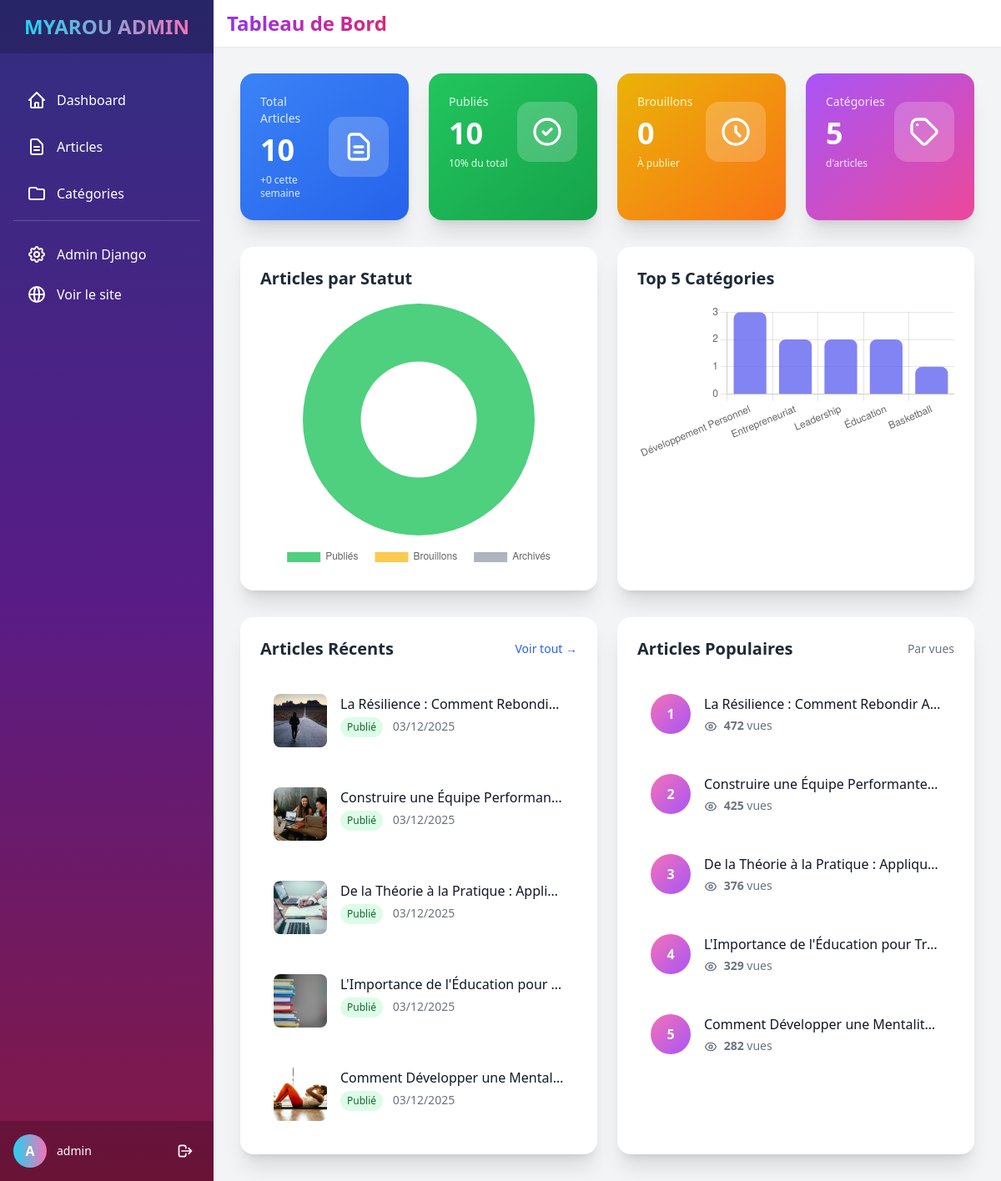
Page /dashboard/ (signed in) on the earlier database version.
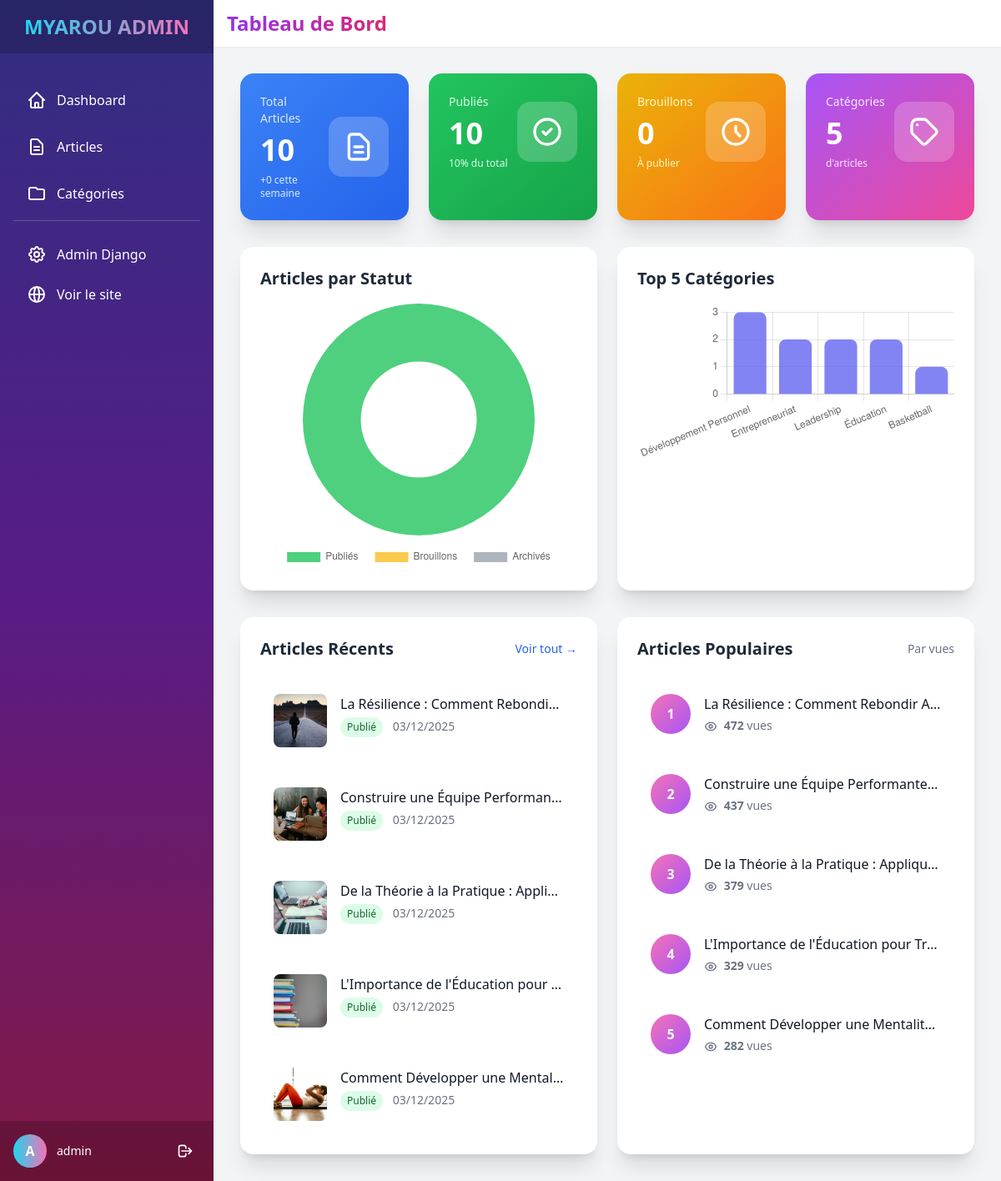
Same page on the later database version.
### blog/models.py (models this page shows, shortened)
class Article(models.Model):
    STATUS_CHOICES = [
        ('draft', 'Brouillon'),
        ('published', 'Publié'),
        ('archived', 'Archivé'),
    ]
    title = models.CharField(
        max_length=255,
        verbose_name="Titre",
        help_text="Titre de l'article."
    )
    slug = models.SlugField(
        max_length=255,
        unique=True,
        blank=True,
        help_text="Slug généré automatiquement."
    )
    content = RichTextUploadingField(
        config_name='awesome_ckeditor',
        verbose_name="Contenu",
        help_text="Contenu principal de l'article avec éditeur HTML riche."
    )
    excerpt = models.TextField(
        blank=True,
        max_length=500,
        verbose_name="Extrait",
        help_text="Court extrait de l'article pour les listes (optionnel)."
    )
    image = models.ImageField(
        upload_to='articles/',
        blank=True,
        null=True,
        help_text="Image principale (optionnel)."
    )
    author = models.CharField(
        max_length=100,
        blank=True,
        verbose_name="Auteur",
        help_text="Nom de l'auteur"
    )
    category = models.ForeignKey(
        Category,
        on_delete=models.SET_NULL,
        null=True,
        blank=True,
        related_name="articles",
        verbose_name="Catégorie",
        help_text="Catégorie de l'article."
    )
    tags = models.CharField(
        max_length=200,
        blank=True,
        help_text="Tags séparés par des virgules."
    )
    status = models.CharField(
        max_length=10,
        choices=STATUS_CHOICES,
        default='draft',
        verbose_name="Statut",
        help_text="Statut de publication."
    )
    views = models.PositiveIntegerField(
        default=0,
        verbose_name="Vues",
        help_text="Nombre de vues de l'article."
    )
    created_at = models.DateTimeField(
        auto_now_add=True,
        verbose_name="Date de création"
    )
    updated_at = models.DateTimeField(
        auto_now=True,
        verbose_name="Date de modification"
    )
    published_at = models.DateTimeField(
        blank=True,
        null=True,
        verbose_name="Date de publication"
    )
    meta_description = models.CharField(
        max_length=160,
        blank=True,
        verbose_name="Meta description",
        help_text="Description SEO (max 160 caractères)."
    )
    meta_keywords = models.CharField(
        max_length=255,
        blank=True,
        verbose_name="Mots-clés SEO",
        help_text="Mots-clés SEO séparés par des virgules."
    )
    class Meta:
        ordering = ['-published_at', '-created_at']
        verbose_name = "Article"
        verbose_name_plural = "Articles"
        indexes = [
            models.Index(fields=['-published_at']),
            models.Index(fields=['status']),
        ]

### dashboard/views.py (the view)
# urls.py: path('', views.index, name='index'),
@login_required(login_url='dashboard:login')
@user_passes_test(is_staff, login_url='dashboard:login')
def index(request):
    total_articles = Article.objects.count()
    published_articles = Article.objects.filter(status='published').count()
    draft_articles = Article.objects.filter(status='draft').count()
    total_categories = Category.objects.count()
    recent_articles = Article.objects.all()[:5]
    popular_articles = Article.objects.filter(status='published').order_by('-views')[:5]
    categories_stats = Category.objects.annotate(
        article_count=Count('articles')
    ).order_by('-article_count')[:5]
    week_ago = timezone.now() - timedelta(days=7)
    recent_count = Article.objects.filter(created_at__gte=week_ago).count()
    context = {
        'total_articles': total_articles,
        'published_articles': published_articles,
        'draft_articles': draft_articles,
        'total_categories': total_categories,
        'recent_articles': recent_articles,
        'popular_articles': popular_articles,
        'categories_stats': categories_stats,
        'recent_count': recent_count,
    }
    return render(request, 'dashboard/index.html', context)

### dashboard/views.py (called while the page is built)
def is_staff(user):
    return user.is_staff

### dashboard/templates/dashboard/index.html (shortened to what this page needs)
{% extends 'dashboard/base.html' %}
{% block page_title %}
    <span class="text-transparent bg-clip-text bg-gradient-to-r from-purple-600 to-pink-600">
    </span>
{% endblock %}
{% block content %}
<div class="grid grid-cols-1 md:grid-cols-2 lg:grid-cols-4 gap-6 mb-8">
    <div class="bg-gradient-to-br from-blue-500 to-blue-600 rounded-2xl shadow-xl p-6 text-white transform hover:scale-105 transition-all duration-200 cursor-pointer">
        <div class="flex items-center justify-between">
            <div>
                <p class="text-blue-100 text-sm font-medium">Total Articles</p>
                <h3 class="text-4xl font-bold mt-2">{{ total_articles }}</h3>
                <p class="text-blue-100 text-xs mt-2">+{{ recent_count }} cette semaine</p>
            </div>
            <div class="bg-white bg-opacity-20 rounded-2xl p-4">
                <svg class="w-10 h-10" fill="none" stroke="currentColor" viewBox="0 0 24 24">
                    <path stroke-linecap="round" stroke-linejoin="round" stroke-width="2" d="M9 12h6m-6 4h6m2 5H7a2 2 0 01-2-2V5a2 2 0 012-2h5.586a1 1 0 01.707.293l5.414 5.414a1 1 0 01.293.707V19a2 2 0 01-2 2z"></path>
                </svg>
            </div>
        </div>
    </div>
    <div class="bg-gradient-to-br from-green-500 to-green-600 rounded-2xl shadow-xl p-6 text-white transform hover:scale-105 transition-all duration-200 cursor-pointer">
        <div class="flex items-center justify-between">
            <div>
                <p class="text-green-100 text-sm font-medium">Publiés</p>
                <h3 class="text-4xl font-bold mt-2">{{ published_articles }}</h3>
                <p class="text-green-100 text-xs mt-2">{{ published_articles|floatformat:0 }}% du total</p>
            </div>
            <div class="bg-white bg-opacity-20 rounded-2xl p-4">
                <svg class="w-10 h-10" fill="none" stroke="currentColor" viewBox="0 0 24 24">
                    <path stroke-linecap="round" stroke-linejoin="round" stroke-width="2" d="M9 12l2 2 4-4m6 2a9 9 0 11-18 0 9 9 0 0118 0z"></path>
                </svg>
            </div>
        </div>
    </div>
    <div class="bg-gradient-to-br from-yellow-500 to-orange-500 rounded-2xl shadow-xl p-6 text-white transform hover:scale-105 transition-all duration-200 cursor-pointer">
        <div class="flex items-center justify-between">
            <div>
                <p class="text-yellow-100 text-sm font-medium">Brouillons</p>
                <h3 class="text-4xl font-bold mt-2">{{ draft_articles }}</h3>
                <p class="text-yellow-100 text-xs mt-2">À publier</p>
            </div>
            <div class="bg-white bg-opacity-20 rounded-2xl p-4">
                <svg class="w-10 h-10" fill="none" stroke="currentColor" viewBox="0 0 24 24">
                    <path stroke-linecap="round" stroke-linejoin="round" stroke-width="2" d="M12 8v4l3 3m6-3a9 9 0 11-18 0 9 9 0 0118 0z"></path>
                </svg>
            </div>
        </div>
    </div>
    <div class="bg-gradient-to-br from-purple-500 to-pink-500 rounded-2xl shadow-xl p-6 text-white transform hover:scale-105 transition-all duration-200 cursor-pointer">
        <div class="flex items-center justify-between">
            <div>
                <p class="text-purple-100 text-sm font-medium">Catégories</p>
                <h3 class="text-4xl font-bold mt-2">{{ total_categories }}</h3>
                <p class="text-purple-100 text-xs mt-2">d'articles</p>
            </div>
            <div class="bg-white bg-opacity-20 rounded-2xl p-4">
                <svg class="w-10 h-10" fill="none" stroke="currentColor" viewBox="0 0 24 24">
                    <path stroke-linecap="round" stroke-linejoin="round" stroke-width="2" d="M7 7h.01M7 3h5c.512 0 1.024.195 1.414.586l7 7a2 2 0 010 2.828l-7 7a2 2 0 01-2.828 0l-7-7A1.994 1.994 0 013 12V7a4 4 0 014-4z"></path>
                </svg>
            </div>
        </div>
    </div>
</div>
<div class="grid grid-cols-1 lg:grid-cols-2 gap-6 mb-8">
    <div class="bg-white rounded-2xl shadow-xl p-6">
        <h3 class="text-xl font-bold text-gray-800 mb-4">Articles par Statut</h3>
        <canvas id="statusChart" class="max-h-80"></canvas>
    </div>
    <div class="bg-white rounded-2xl shadow-xl p-6">
        <h3 class="text-xl font-bold text-gray-800 mb-4">Top 5 Catégories</h3>
        <canvas id="categoryChart" class="max-h-80"></canvas>
    </div>
</div>
<div class="grid grid-cols-1 lg:grid-cols-2 gap-6">
    <div class="bg-white rounded-2xl shadow-xl p-6">
        <div class="flex items-center justify-between mb-6">
            <h3 class="text-xl font-bold text-gray-800">Articles Récents</h3>
            <a href="{% url 'dashboard:article_list' %}" class="text-blue-600 hover:text-blue-700 text-sm font-medium">
                Voir tout →
            </a>
        </div>
        <div class="space-y-4">
            {% for article in recent_articles %}
            <div class="flex items-start space-x-4 p-4 rounded-xl hover:bg-gray-50 transition-colors">
                {% if article.image %}
                <img src="{{ article.image.url }}" alt="{{ article.title }}" class="w-16 h-16 rounded-lg object-cover flex-shrink-0">
                {% else %}
                <div class="w-16 h-16 rounded-lg bg-gradient-to-br from-blue-400 to-purple-500 flex-shrink-0"></div>
                {% endif %}
                <div class="flex-1 min-w-0">
                    <a href="{% url 'dashboard:article_detail' article.pk %}" class="font-medium text-gray-900 hover:text-blue-600 block truncate">
                        {{ article.title }}
                    </a>
                    <p class="text-sm text-gray-500 mt-1">
                        <span class="inline-flex items-center px-2 py-1 rounded-full text-xs font-medium
                            {% if article.status == 'published' %}bg-green-100 text-green-800
                            {% elif article.status == 'draft' %}bg-yellow-100 text-yellow-800
                            {% else %}bg-gray-100 text-gray-800{% endif %}">
                            {{ article.get_status_display }}
                        </span>
                        <span class="ml-2">{{ article.created_at|date:"d/m/Y" }}</span>
                    </p>
                </div>
            </div>
            {% empty %}
            <p class="text-gray-500 text-center py-8">Aucun article pour le moment</p>
            {% endfor %}
        </div>
    </div>
    <div class="bg-white rounded-2xl shadow-xl p-6">
        <div class="flex items-center justify-between mb-6">
            <h3 class="text-xl font-bold text-gray-800">Articles Populaires</h3>
            <span class="text-sm text-gray-500">Par vues</span>
        </div>
        <div class="space-y-4">
            {% for article in popular_articles %}
            <div class="flex items-start space-x-4 p-4 rounded-xl hover:bg-gray-50 transition-colors">
                <div class="flex-shrink-0 w-12 h-12 rounded-full bg-gradient-to-br from-pink-400 to-purple-500 flex items-center justify-center text-white font-bold">
                    {{ forloop.counter }}
                </div>
                <div class="flex-1 min-w-0">
                    <a href="{% url 'dashboard:article_detail' article.pk %}" class="font-medium text-gray-900 hover:text-blue-600 block truncate">
                        {{ article.title }}
                    </a>
                    <p class="text-sm text-gray-500 mt-1">
                        <span class="ml-1 font-semibold">{{ article.views }}</span> vues
                    </p>
                </div>
            </div>
            {% empty %}
            <p class="text-gray-500 text-center py-8">Aucun article publié</p>
            {% endfor %}
        </div>
    </div>
</div>
{% endblock %}

### dashboard/templates/dashboard/base.html (shortened to what this page needs)
<!DOCTYPE html>
<html lang="fr" class="h-full bg-gray-100">
<head>
    <script src="https://cdn.tailwindcss.com"></script>
</head>
<body class="h-full" x-data="{ sidebarOpen: false, darkMode: false }" :class="{ 'dark': darkMode }">
    {% if user.is_authenticated %}
    <div x-show="sidebarOpen || window.innerWidth >= 1024"
         x-cloak
         class="fixed inset-y-0 left-0 z-50 w-64 bg-gradient-to-b from-indigo-900 via-purple-900 to-pink-900 transform transition-transform duration-300 ease-in-out lg:translate-x-0"
         :class="{ '-translate-x-full': !sidebarOpen }"
         @click.away="sidebarOpen = false">
        <div class="flex items-center justify-center h-16 px-4 bg-black bg-opacity-20">
            <h1 class="text-2xl font-bold text-white">
                <span class="text-transparent bg-clip-text bg-gradient-to-r from-cyan-400 to-pink-400">
                </span>
            </h1>
        </div>
        <nav class="mt-8 px-4 space-y-2">
            <a href="{% url 'dashboard:index' %}"
               class="flex items-center px-4 py-3 text-white rounded-lg hover:bg-white hover:bg-opacity-10 transition-all duration-200 group">
                <span class="font-medium">Dashboard</span>
            </a>
            <a href="{% url 'dashboard:article_list' %}"
               class="flex items-center px-4 py-3 text-white rounded-lg hover:bg-white hover:bg-opacity-10 transition-all duration-200 group">
                <span class="font-medium">Articles</span>
            </a>
            <a href="{% url 'dashboard:category_list' %}"
               class="flex items-center px-4 py-3 text-white rounded-lg hover:bg-white hover:bg-opacity-10 transition-all duration-200 group">
                <svg class="w-6 h-6 mr-3 group-hover:scale-110 transition-transform" fill="none" stroke="currentColor" viewBox="0 0 24 24">
                    <path stroke-linecap="round" stroke-linejoin="round" stroke-width="2" d="M3 7v10a2 2 0 002 2h14a2 2 0 002-2V9a2 2 0 00-2-2h-6l-2-2H5a2 2 0 00-2 2z"></path>
                </svg>
                <span class="font-medium">Catégories</span>
            </a>
            <div class="pt-4 mt-4 border-t border-white border-opacity-20">
                <a href="/admin/" target="_blank"
                   class="flex items-center px-4 py-3 text-white rounded-lg hover:bg-white hover:bg-opacity-10 transition-all duration-200 group">
                    <span class="font-medium">Admin Django</span>
                </a>
                <a href="/" target="_blank"
                   class="flex items-center px-4 py-3 text-white rounded-lg hover:bg-white hover:bg-opacity-10 transition-all duration-200 group">
                    <span class="font-medium">Voir le site</span>
                </a>
            </div>
        </nav>
        <div class="absolute bottom-0 left-0 right-0 p-4 bg-black bg-opacity-20">
            <div class="flex items-center text-white">
                <div class="flex-shrink-0">
                    <div class="w-10 h-10 rounded-full bg-gradient-to-r from-cyan-400 to-pink-400 flex items-center justify-center font-bold">
                        {{ user.username|first|upper }}
                    </div>
                </div>
                <div class="ml-3 flex-1">
                    <p class="text-sm font-medium">{{ user.username }}</p>
                </div>
                <a href="{% url 'dashboard:logout' %}"
                   class="p-2 hover:bg-white hover:bg-opacity-10 rounded-lg transition-colors"
                   title="Déconnexion">
                    <svg class="w-5 h-5" fill="none" stroke="currentColor" viewBox="0 0 24 24">
                        <path stroke-linecap="round" stroke-linejoin="round" stroke-width="2" d="M17 16l4-4m0 0l-4-4m4 4H7m6 4v1a3 3 0 01-3 3H6a3 3 0 01-3-3V7a3 3 0 013-3h4a3 3 0 013 3v1"></path>
                    </svg>
                </a>
            </div>
        </div>
    </div>
    <div class="lg:pl-64">
        <div class="sticky top-0 z-30 bg-white shadow-sm">
            <div class="flex items-center justify-between px-4 py-3">
                <div class="flex-1 lg:flex lg:items-center lg:justify-between">
                    <h2 class="text-2xl font-bold text-gray-800 ml-4 lg:ml-0">
                        {% block page_title %}Dashboard{% endblock %}
                    </h2>
                </div>
            </div>
        </div>
        <main class="p-4 lg:p-8">
            {% block content %}{% endblock %}
        </main>
    </div>
    {% else %}
    {% block login_content %}{% endblock %}
    {% endif %}
</body>
</html>

Differences in the rows shown:
changed Article "Construire une Équipe Performan…": views "425" → "437"
changed Article "De la Théorie à la Pratique : Appli…": views "376" → "379"
